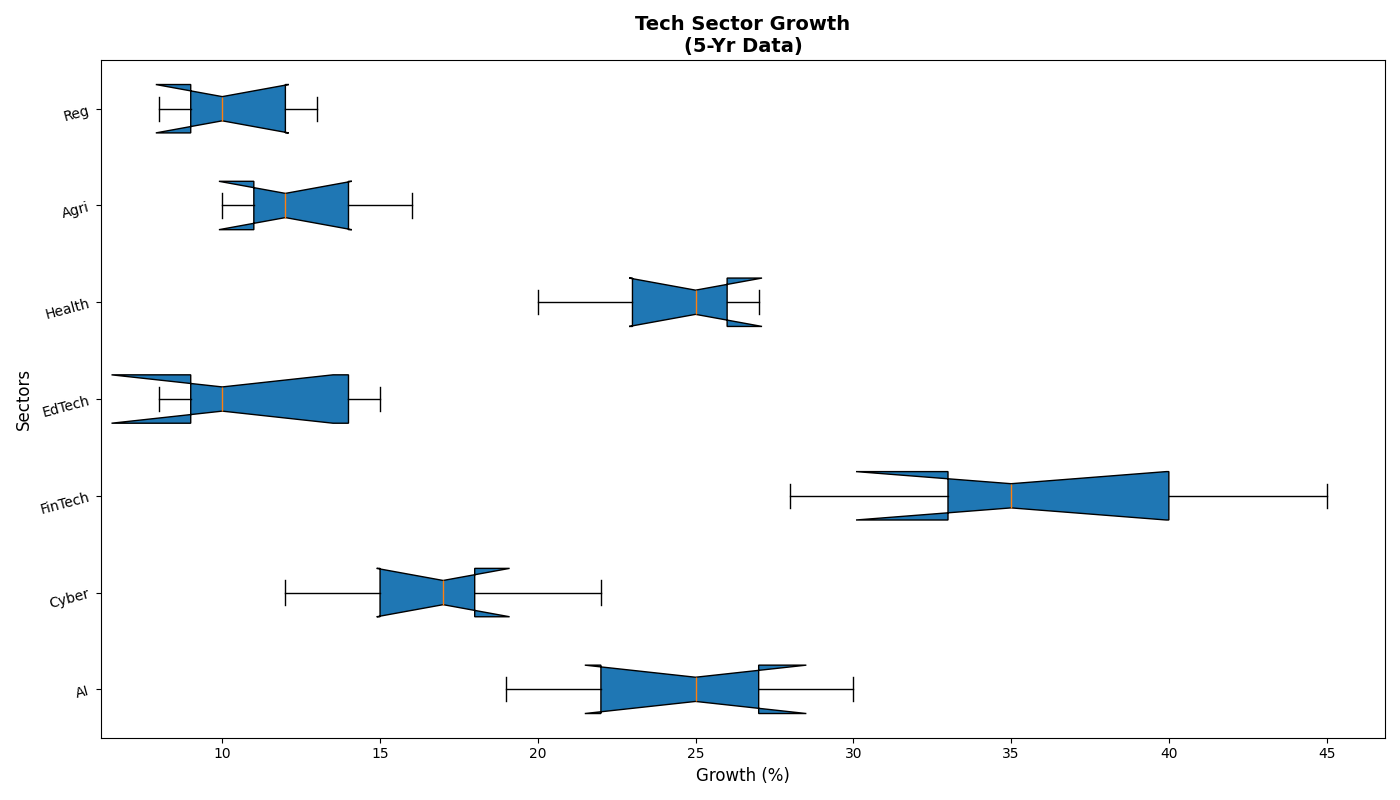

Generate this figure with Python:
import matplotlib.pyplot as plt
import numpy as np

sectors = ['AI', 'Cyber', 'FinTech', 'EdTech', 'Health', 'Agri', 'Reg']

ai_growth = [22, 27, 19, 25, 30]
cyber_growth = [12, 18, 15, 22, 17]
fintech_growth = [35, 28, 40, 33, 45]
edtech_growth = [8, 15, 10, 14, 9]
healthtech_growth = [25, 23, 20, 26, 27]
agritech_growth = [10, 14, 12, 11, 16]
regtech_growth = [9, 13, 8, 12, 10]

growth_data = [ai_growth, cyber_growth, fintech_growth, edtech_growth, healthtech_growth, agritech_growth, regtech_growth]

fig, ax = plt.subplots(figsize=(14, 8))

# Set vert=False to change to a horizontal box plot
ax.boxplot(growth_data, vert=False, notch=True, patch_artist=True, labels=sectors)

ax.set_title('Tech Sector Growth\n(5-Yr Data)', fontsize=14, fontweight='bold')
ax.set_xlabel('Growth (%)', fontsize=12)  # Swapping labels for horizontal orientation
ax.set_ylabel('Sectors', fontsize=12)     # Swapping labels for horizontal orientation

plt.yticks(rotation=15)  # Rotate sector labels
plt.tight_layout()
plt.show()
